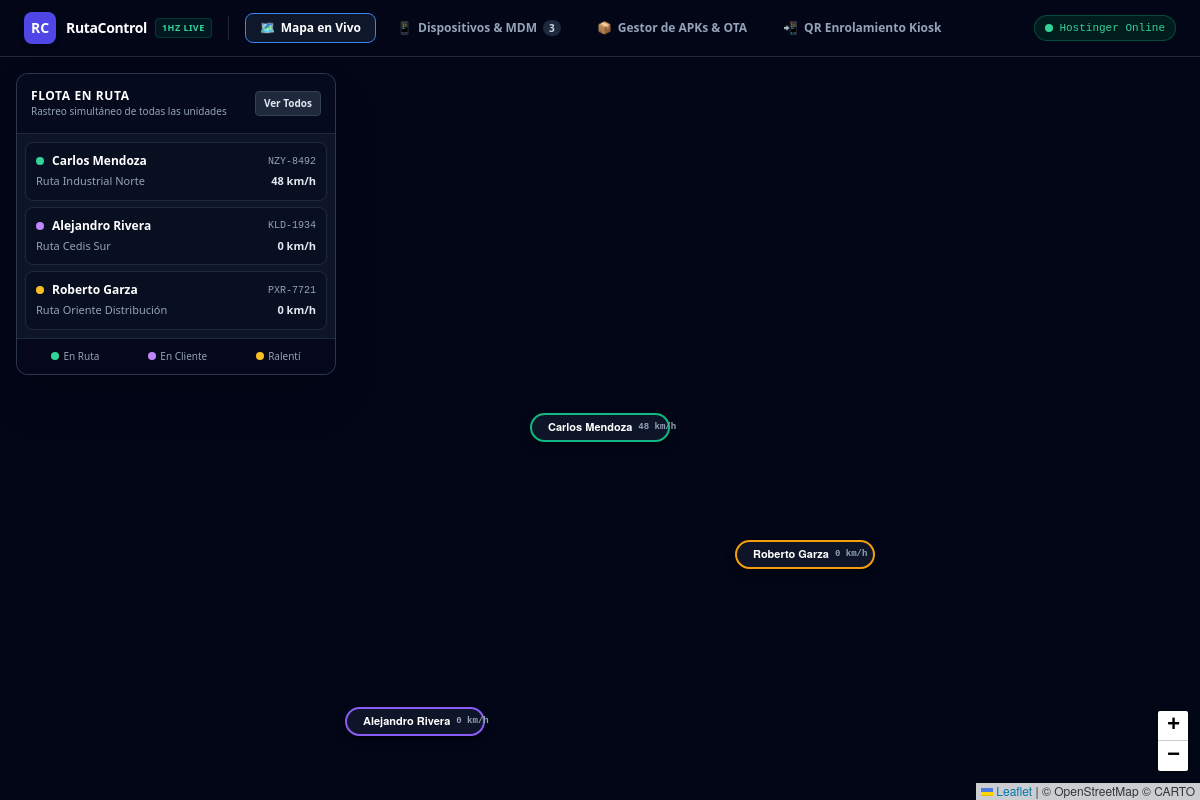
The page / on the database its author committed.
### tables this page shows
CREATE TABLE IF NOT EXISTS drivers (
    id INT AUTO_INCREMENT PRIMARY KEY,
    name VARCHAR(150) NOT NULL,
    phone VARCHAR(30) NULL,
    route_code VARCHAR(50) NOT NULL COMMENT 'Ej: RUTA-NORTE-01',
    route_name VARCHAR(150) NOT NULL DEFAULT 'Ruta Principal',
    vehicle_plate VARCHAR(20) NOT NULL,
    vehicle_model VARCHAR(100) NOT NULL,
    avatar_url VARCHAR(255) NULL,
    nominal_consumption_l100km DECIMAL(5,2) DEFAULT 11.50,
    supervisor_pin VARCHAR(6) DEFAULT '2026',
    status ENUM('en_ruta', 'en_cliente', 'detenido_ralenti', 'exceso_velocidad', 'fuera_servicio') DEFAULT 'en_ruta',
    current_lat DECIMAL(10,7) DEFAULT 19.432608,
    current_lng DECIMAL(10,7) DEFAULT -99.133209,
    current_speed_kmh DECIMAL(5,1) DEFAULT 0.0,
    current_accel_g DECIMAL(4,2) DEFAULT 0.00,
    heading_deg SMALLINT DEFAULT 0,
    eco_score INT DEFAULT 85,
    total_distance_km DECIMAL(8,2) DEFAULT 0.00,
    fuel_consumed_liters DECIMAL(8,2) DEFAULT 0.00,
    excess_fuel_liters DECIMAL(8,2) DEFAULT 0.00,
    idle_time_minutes INT DEFAULT 0,
    sudden_braking_count INT DEFAULT 0,
    sudden_accel_count INT DEFAULT 0,
    created_at TIMESTAMP DEFAULT CURRENT_TIMESTAMP
);

### index.php (the view, shortened to what this page needs)
<?php
$drivers = [];
$devices = [];
try {
    $pdo = getDBConnection();
    try {
        $stmtDrivers = $pdo->query("
            SELECT
                d.*,
                dev.device_uid,
                dev.device_model,
                dev.battery_level,
                dev.is_charging,
                dev.current_apk_version,
                dev.status as device_status,
                dev.last_ping_at,
                dev.pending_command
            FROM drivers d
            LEFT JOIN devices dev ON d.id = dev.assigned_driver_id
            ORDER BY d.id ASC
        ");
        $drivers = $stmtDrivers->fetchAll();
    } catch (Exception $eCol) {
        try {
            $pdo->exec("ALTER TABLE devices ADD COLUMN pending_command TEXT NULL COMMENT 'Comando pendiente para MDM u OTA'");
        } catch (Exception $ign) {}
        $stmtDrivers = $pdo->query("
            SELECT
                d.*,
                dev.device_uid,
                dev.device_model,
                dev.battery_level,
                dev.is_charging,
                dev.current_apk_version,
                dev.status as device_status,
                dev.last_ping_at
            FROM drivers d
            LEFT JOIN devices dev ON d.id = dev.assigned_driver_id
            ORDER BY d.id ASC
        ");
        $drivers = $stmtDrivers->fetchAll();
    }
    $stmtDevices = $pdo->query("
        SELECT
            dev.*,
            d.name as driver_name,
            d.vehicle_plate,
            d.route_code,
            d.route_name
        FROM devices dev
        LEFT JOIN drivers d ON dev.assigned_driver_id = d.id
        ORDER BY dev.last_ping_at DESC
    ");
    $devices = $stmtDevices->fetchAll();
} catch (Exception $e) {
    $dbError = $e->getMessage();
}
?>
<!DOCTYPE html>
<html lang="es" class="h-full">
<head>
    <script src="https://cdn.tailwindcss.com"></script>
    <link rel="stylesheet" href="https://unpkg.com/leaflet@1.9.4/dist/leaflet.css" />
</head>
<body class="bg-slate-900 text-slate-100 flex flex-col h-full font-sans antialiased overflow-hidden">
    <header class="bg-slate-950 border-b border-slate-800 z-50 flex-none px-4 lg:px-6">
        <div class="flex items-center justify-between h-14">
            <div class="flex items-center gap-4">
                <div class="flex items-center gap-2.5">
                    <div class="w-8 h-8 rounded-lg bg-indigo-600 flex items-center justify-center text-white font-black text-sm shadow-md">
                        RC
                    </div>
                    <div>
                        <div class="flex items-center gap-2">
                            <span class="text-sm font-bold tracking-tight text-white">RutaControl</span>
                            <span class="text-[9px] font-semibold tracking-wider uppercase px-1.5 py-0.5 rounded bg-emerald-500/10 text-emerald-400 border border-emerald-500/20">
                                1Hz Live
                            </span>
                        </div>
                    </div>
                </div>
                <nav class="flex items-center gap-1.5 text-xs font-semibold">
                    <button onclick="switchTab('mapTab')" id="btn-mapTab" class="tab-btn active px-3.5 py-1.5 rounded-lg border border-transparent transition-all flex items-center gap-1.5">
                        <span>🗺️</span> <span>Mapa en Vivo</span>
                    </button>
                    <button onclick="switchTab('devicesTab')" id="btn-devicesTab" class="tab-btn text-slate-400 hover:text-slate-200 hover:bg-slate-900 px-3.5 py-1.5 rounded-lg border border-transparent transition-all flex items-center gap-1.5">
                        <span>📱</span> <span>Dispositivos &amp; MDM</span>
                        <span class="px-1.5 py-0.2 rounded-full bg-slate-800 text-[10px] text-slate-300"><?= count($devices) ?></span>
                    </button>
                    <button onclick="switchTab('apksTab')" id="btn-apksTab" class="tab-btn text-slate-400 hover:text-slate-200 hover:bg-slate-900 px-3.5 py-1.5 rounded-lg border border-transparent transition-all flex items-center gap-1.5">
                        <span>📦</span> <span>Gestor de APKs &amp; OTA</span>
                    </button>
                    <button onclick="switchTab('qrTab')" id="btn-qrTab" class="tab-btn text-slate-400 hover:text-slate-200 hover:bg-slate-900 px-3.5 py-1.5 rounded-lg border border-transparent transition-all flex items-center gap-1.5">
                        <span>📲</span> <span>QR Enrolamiento Kiosk</span>
                    </button>
                </nav>
            </div>
            <div class="flex items-center gap-4 text-xs">
                <div class="flex items-center gap-1.5 text-xs text-emerald-400 bg-emerald-950/60 border border-emerald-500/30 px-2.5 py-1 rounded-full">
                    <span class="w-2 h-2 rounded-full bg-emerald-400 pulse-live"></span>
                    <span class="font-mono text-[11px]">Hostinger Online</span>
                </div>
            </div>
        </div>
    </header>
    <main class="flex-1 relative w-full h-[calc(100vh-3.5rem)] overflow-hidden">
        <div id="mapTab" class="tab-content w-full h-full relative">
            <div id="fullFleetMap" class="w-full h-full bg-slate-950"></div>
            <div class="absolute top-4 left-4 z-[1000] w-80 max-h-[calc(100%-2rem)] flex flex-col bg-slate-900/95 backdrop-blur-md border border-slate-700/80 rounded-xl shadow-2xl overflow-hidden">
                <div class="p-3.5 border-b border-slate-800 flex items-center justify-between bg-slate-950/70">
                    <div>
                        <h3 class="text-xs font-bold text-white uppercase tracking-wider">Flota en Ruta</h3>
                        <p class="text-[10px] text-slate-400">Rastreo simultáneo de todas las unidades</p>
                    </div>
                    <button onclick="resetMapView()" title="Ver toda la flota" class="px-2 py-1 bg-slate-800 hover:bg-slate-700 text-slate-200 text-[10px] font-semibold rounded border border-slate-700 transition-colors">
                        Ver Todos
                    </button>
                </div>
                <div class="overflow-y-auto p-2 space-y-1.5 flex-1 max-h-[420px]" id="fleetDriverList">
                    <?php foreach ($drivers as $d): ?>
                        <div id="driverCard-<?= $d['id'] ?>" onclick="selectDriver(<?= $d['id'] ?>, <?= $d['current_lat'] ?>, <?= $d['current_lng'] ?>, '<?= htmlspecialchars($d['name']) ?>')" class="driver-item p-2.5 rounded-lg border border-slate-800 hover:border-indigo-500 bg-slate-950/40 hover:bg-slate-800/60 transition-all cursor-pointer">
                            <div class="flex items-center justify-between mb-1">
                                <div class="flex items-center gap-2">
                                    <span class="w-2 h-2 rounded-full <?= $d['status'] === 'en_ruta' ? 'bg-emerald-400 pulse-live' : ($d['status'] === 'en_cliente' ? 'bg-purple-400' : 'bg-amber-400') ?>"></span>
                                    <span class="font-bold text-xs text-white"><?= htmlspecialchars($d['name']) ?></span>
                                </div>
                                <span class="text-[10px] font-mono text-slate-400"><?= $d['vehicle_plate'] ?></span>
                            </div>
                            <div class="flex items-center justify-between text-[11px] text-slate-400">
                                <span><?= htmlspecialchars($d['route_name'] ?? $d['route_code']) ?></span>
                                <span class="font-semibold text-slate-200"><?= round($d['current_speed_kmh']) ?> km/h</span>
                            </div>
                        </div>
                    <?php endforeach; ?>
                </div>
                <div class="p-2.5 border-t border-slate-800 bg-slate-950/80 flex items-center justify-around text-[10px] text-slate-400">
                    <span class="flex items-center gap-1"><span class="w-2 h-2 rounded-full bg-emerald-400"></span> En Ruta</span>
                    <span class="flex items-center gap-1"><span class="w-2 h-2 rounded-full bg-purple-400"></span> En Cliente</span>
                    <span class="flex items-center gap-1"><span class="w-2 h-2 rounded-full bg-amber-400"></span> Ralentí</span>
                </div>
            </div>
        </div>
    </main>
</body>
</html>

### index.php (style rules this page uses)
.tab-btn.active { background-color: #0f172a; color: #ffffff; border-color: #3b82f6; }
.pulse-live { animation: pulseGlow 1.5s infinite; }

### rows shown on the page
drivers: name "Carlos Mendoza", vehicle_plate "NZY-8492", route_name "Ruta Industrial Norte", current_speed_kmh "48"
drivers: name "Alejandro Rivera", vehicle_plate "KLD-1934", route_name "Ruta Cedis Sur", current_speed_kmh "0"
drivers: name "Roberto Garza", vehicle_plate "PXR-7721", route_name "Ruta Oriente Distribución", current_speed_kmh "0"

### other values the page prints
count($devices) "3"
